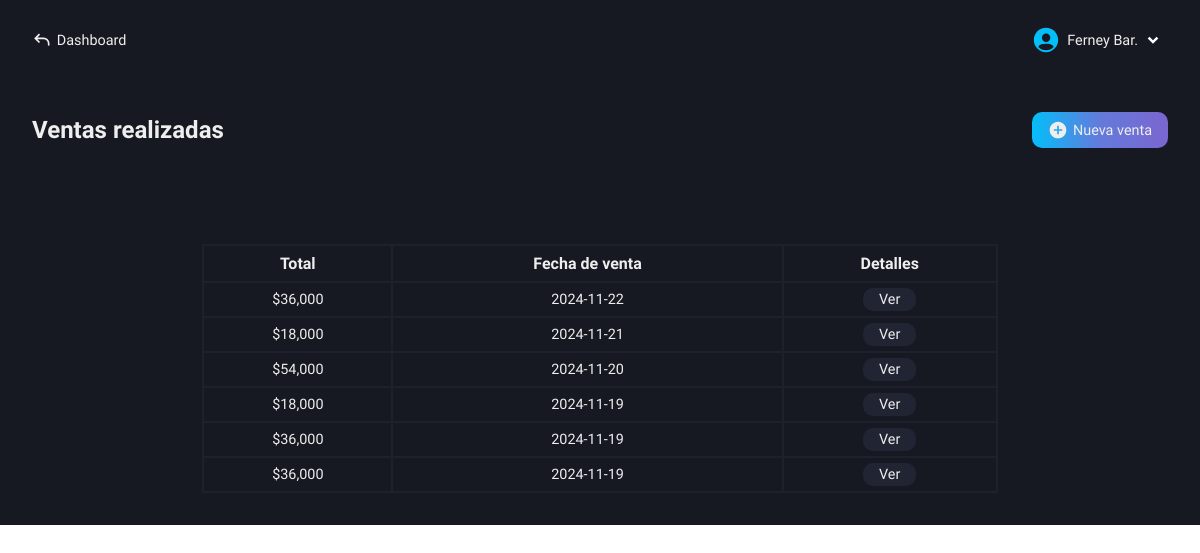
Page /roles/restaurant/sales/sales-made.php (signed in) on the committed database.
### tables this page shows
CREATE TABLE `users` (
  `id` int(11) NOT NULL AUTO_INCREMENT,
  `name` varchar(100) NOT NULL,
  `lastname` varchar(100) NOT NULL,
  `email` varchar(100) NOT NULL,
  `phone_number` varchar(100) NOT NULL,
  `pass` varchar(100) NOT NULL,
  `name_business` varchar(100) NOT NULL,
  `role` varchar(100) NOT NULL,
  PRIMARY KEY (`id`)
);

CREATE TABLE `order_sales` (
  `id` int(11) NOT NULL AUTO_INCREMENT,
  `total_amount` decimal(50,0) NOT NULL,
  `sale_date` date NOT NULL,
  PRIMARY KEY (`id`)
);

### roles/restaurant/sales/sales-made.php (the view, shortened to what this page needs)
<!DOCTYPE html>
<html lang="es">
<head>
    <link rel="stylesheet" href="../../../css/restaurant/sales-made.css">
    <?php
        include("../../../conexion.php");
        if (isset($_SESSION['user_id'])) {
            $id_user = $_SESSION['user_id'];
        } else {
            header("Location: ../../../index.php");
            exit();
        }
    ?>
</head>
<body>
    <main class="main">
        <nav class="nav-dash">
            <a href="../../dashboard-restaurant.php" class="go-dash">
                <svg xmlns="http://www.w3.org/2000/svg" width="20" height="20" viewBox="0 0 24 24"><path fill="#eee" d="m4 10l-.707.707L2.586 10l.707-.707zm17 8a1 1 0 1 1-2 0zM8.293 15.707l-5-5l1.414-1.414l5 5zm-5-6.414l5-5l1.414 1.414l-5 5zM4 9h10v2H4zm17 7v2h-2v-2zm-7-7a7 7 0 0 1 7 7h-2a5 5 0 0 0-5-5z"/></svg>
                <p>Dashboard</p>
            </a>
            <div class="user-modal">
                <div class="username">
                    <img src="../../../svg/people.svg" alt="">
                    <div class="name-down">
                        <?php
                            $queryData = "SELECT name, lastname FROM users WHERE id = $id_user";
                            $result = mysqli_query($conexion, $queryData);
                            $rowData = mysqli_fetch_assoc($result);
                            echo "<p class='name'>" . $rowData['name'] . ' ' . substr($rowData['lastname'], 0, 3) . ".</p>";
                        ?>
                        <img src="../../../svg/down-arrow.svg" alt="">
                    </div>
                </div>
            </div>
        </nav>
        <section class="new-sale-products" id="hidden-modal">
            <div class="new-sale">
                <div class="tlt-button">
                    <h2 class="tlt-function">Ventas realizadas</h2>
                    <a href="new-sales.php" class="btn-new-sale bg-btn">
                        <svg xmlns="http://www.w3.org/2000/svg" width="20" height="20" viewBox="0 0 24 24"><path fill="#eee" d="M12 2C6.477 2 2 6.477 2 12s4.477 10 10 10s10-4.477 10-10S17.523 2 12 2m5 11h-4v4h-2v-4H7v-2h4V7h2v4h4z"/></svg>
                        <p>Nueva venta</p>
                    </a>
                </div>
                <div class="content-table">
                    <table>
                        <tr>
                            <th>Total</th>
                            <th>Fecha de venta</th>
                            <th>Detalles</th>
                        </tr>
                        <?php
                            $querySales = "SELECT * FROM order_sales ORDER BY id DESC";
                            $resultSales = mysqli_query($conexion, $querySales);
                            if($resultSales -> num_rows > 0) {
                                while ($row = mysqli_fetch_assoc($resultSales)){
                                    $id_sale = $row['id'];
                                    echo "<tr>
                                            <td>$" . number_format($row['total_amount'], 0) . "</td>
                                            <td>" . $row['sale_date'] . "</td>
                                            <td class='view-details'>
                                                <a href='functions/invoice-details.php?id=$id_sale'>Ver</a>
                                            </td>
                                        </tr>";
                                }
                            } else {
                                echo "<tr>
                                        <td colspan='3'>No hay ventas realizadas aún.</td>
                                      </tr>";
                            }
                        ?>
                    </table>
                </div>
            </div>
        </section>
    </main>
</body>
</html>

### css/restaurant/sales-made.css (style rules this page uses)
.main { display: grid; grid-template-columns: 1fr; grid-template-rows: 80px auto; height: 100vh; background-color: var(--color-dark-blue-gray); }
.new-sale-products { grid-column: 1 / 2; grid-row: 2 / 3; padding: 2rem; box-sizing: border-box; background-color: var(--color-dark-blue-gray); }
.new-sale { display: flex; flex-direction: column; gap: 3rem; }
.tlt-button { display: flex; align-items: center; justify-content: space-between; }
.btn-new-sale { display: flex; align-items: center; gap: .3rem; padding: .5rem 1rem; border-radius: 10px; font-size: .9rem; text-decoration: none; }
.content-table { margin-top: 3rem; }
table, th, td { border: 2px solid var(--color-slate-gray); border-collapse: collapse; }
table { width: 50%; margin: auto; }
th, td { padding: .5rem 0; text-align: center; }
td { font-size: .9rem; font-weight: 300; }
.view-details a { text-decoration: none; background-color: var(--color-dark-charcoal-blue); padding: .2rem 1rem; border-radius: 10px; }
tr:nth-child(2) { animation: highlightRow 4s infinite; transition: all 0.3s ease; }
@media screen and (max-width: 1200px) { .main { height: 100%; } }
@media (max-width: 1400px) { table { width: 70%; } }

### css/base-nav-dash.css (style rules this page uses)
* { color: #eee; }
.nav-dash { grid-column: 1 / 2; grid-row: 1 / 2; display: flex; align-items: center; justify-content: space-between; padding: 0 2rem; box-sizing: border-box; user-select: none; }
.username { display: flex; align-items: center; gap: .4rem; cursor: pointer; }
.name-down { display: flex; align-items: center; }
.name-down .name { color: #eee; font-size: .9rem; }
.go-dash { display: flex; align-items: center; gap: .3rem; text-decoration: none; }
.go-dash p { font-size: .9rem; color: #eee; }

### css/base-btn-bd.css (style rules this page uses)
.bg-btn { background: linear-gradient( 90deg, #04BEFA, #647adb, #7b66d0, #9554c9, #04BEFA ); background-size: 200%; animation: gradient-move 5s infinite; transition: transform 0.2s, box-shadow 0.2s; }

### rows in the picture
users: name "Ferney", lastname "Bar"
order_sales: total_amount "36,000", sale_date "2024-11-22"
order_sales: total_amount "18,000", sale_date "2024-11-21"
order_sales: total_amount "54,000", sale_date "2024-11-20"
order_sales: total_amount "18,000", sale_date "2024-11-19"
order_sales: total_amount "36,000", sale_date "2024-11-19"
order_sales: total_amount "36,000", sale_date "2024-11-19"
